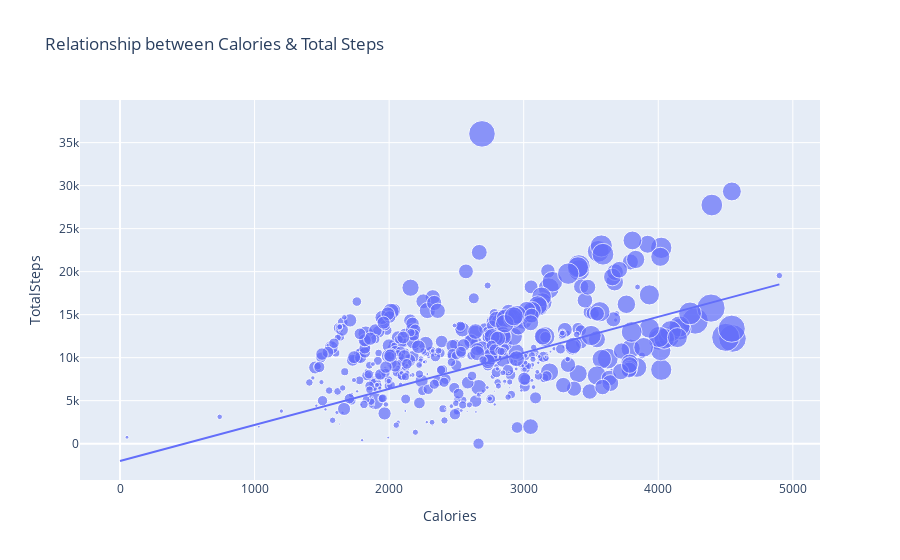

Notebook code cell kept with this figure:
### Markdown cell above
Теперь можно посмотреть на взаимосвязь между количеством сожженных калорий и общим количеством пройденных шагов за день

### Code cell
fig = px.scatter(data_frame=df, x='Calories', y='TotalSteps', size='VeryActiveMinutes', trendline="ols", title="Relationship between Calories & Total Steps")
fig.show()

### Figure 1 — Plotly figure (JSON) as saved in the notebook; plotly's stock layout.template omitted (floating-point values rounded to 4 significant figures; data arrays with more than 128 entries replaced by an {"elided": "..."} marker saying what was removed)
{"data": [{"hovertemplate": "Calories=%{x}<br>TotalSteps=%{y}<br>VeryActiveMinutes=%{marker.size}<extra></extra>", "legendgroup": "", "marker": {"color": "#636efa", "size": {"elided": "940 int values"}, "sizemode": "area", "sizeref": 0.525, "symbol": "circle"}, "mode": "markers", "name": "", "orientation": "v", "showlegend": false, "type": "scatter", "x": {"elided": "940 int values"}, "xaxis": "x", "y": {"elided": "940 int values"}, "yaxis": "y"}, {"hovertemplate": "<b>OLS trendline</b><br>TotalSteps = 4.19039 * Calories + -2015.1<br>R<sup>2</sup>=0.349953<br><br>Calories=%{x}<br>TotalSteps=%{y} <b>(trend)</b><extra></extra>", "legendgroup": "", "marker": {"color": "#636efa", "symbol": "circle"}, "mode": "lines", "name": "", "showlegend": false, "type": "scatter", "x": {"elided": "940 int values"}, "xaxis": "x", "y": {"elided": "940 float values"}, "yaxis": "y"}], "layout": {"legend": {"itemsizing": "constant", "tracegroupgap": 0}, "title": {"text": "Relationship between Calories & Total Steps"}, "xaxis": {"anchor": "y", "domain": [0, 1], "title": {"text": "Calories"}}, "yaxis": {"anchor": "x", "domain": [0, 1], "title": {"text": "TotalSteps"}}}}
